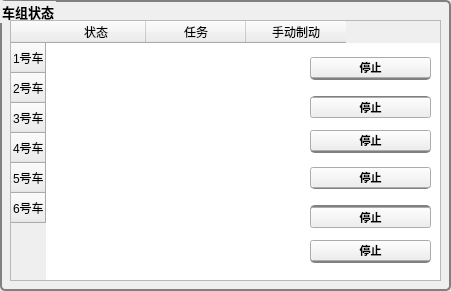
     <widget class="QGroupBox" name="groupBox_5">
      <property name="geometry">
       <rect>
        <x>310</x>
        <y>550</y>
        <width>451</width>
        <height>291</height>
       </rect>
      </property>
      <property name="font">
       <font>
        <family>幼圆</family>
        <pointsize>10</pointsize>
        <weight>75</weight>
        <bold>true</bold>
       </font>
      </property>
      <property name="styleSheet">
       <string notr="true">QGroupBox {
    background-color: qlineargradient(x1: 0, y1: 0, x2: 0, y2: 1,
                                      stop: 0 #E0E0E0, stop: 1 #FFFFFF);
    border: 2px solid gray;
    border-radius: 5px;
    margin-top: 1ex; /* leave space at the top for the title */
}

</string>
      </property>
      <property name="title">
       <string>车组状态</string>
      </property>
      <widget class="QTableWidget" name="tableWidget">
       <property name="geometry">
        <rect>
         <x>10</x>
         <y>20</y>
         <width>431</width>
         <height>261</height>
        </rect>
       </property>
       <property name="font">
        <font>
         <family>幼圆</family>
        </font>
       </property>
       <property name="toolTip">
        <string>这里你将直观地看到各个任务的分配以及执行情况</string>
       </property>
       <property name="styleSheet">
        <string notr="true"/>
       </property>
       <property name="showGrid">
        <bool>false</bool>
       </property>
       <property name="gridStyle">
        <enum>Qt::SolidLine</enum>
       </property>
       <row>
        <property name="text">
         <string>1号车</string>
        </property>
       </row>
       <row>
        <property name="text">
         <string>2号车</string>
        </property>
       </row>
       <row>
        <property name="text">
         <string>3号车</string>
        </property>
       </row>
       <row>
        <property name="text">
         <string>4号车</string>
        </property>
       </row>
       <row>
        <property name="text">
         <string>5号车</string>
        </property>
       </row>
       <row>
        <property name="text">
         <string>6号车</string>
        </property>
       </row>
       <column>
        <property name="text">
         <string>状态</string>
        </property>
        <property name="textAlignment">
         <set>AlignHCenter|AlignVCenter|AlignCenter</set>
        </property>
       </column>
       <column>
        <property name="text">
         <string>任务</string>
        </property>
       </column>
       <column>
        <property name="text">
         <string>手动制动</string>
        </property>
       </column>
       <item row="0" column="0">
        <property name="text">
         <string/>
        </property>
        <property name="textAlignment">
         <set>AlignHCenter|AlignVCenter|AlignCenter</set>
        </property>
        <property name="background">
         <brush brushstyle="NoBrush">
          <color alpha="255">
           <red>76</red>
           <green>190</green>
           <blue>243</blue>
          </color>
         </brush>
        </property>
       </item>
       <item row="0" column="1">
        <property name="text">
         <string/>
        </property>
        <property name="textAlignment">
         <set>AlignHCenter|AlignVCenter|AlignCenter</set>
        </property>
       </item>
       <item row="1" column="0">
        <property name="text">
         <string/>
        </property>
        <property name="textAlignment">
         <set>AlignHCenter|AlignVCenter|AlignCenter</set>
        </property>
       </item>
       <item row="1" column="1">
        <property name="text">
         <string/>
        </property>
        <property name="textAlignment">
         <set>AlignHCenter|AlignVCenter|AlignCenter</set>
        </property>
       </item>
       <item row="2" column="0">
        <property name="text">
         <string/>
        </property>
        <property name="textAlignment">
         <set>AlignHCenter|AlignVCenter|AlignCenter</set>
        </property>
       </item>
       <item row="2" column="1">
        <property name="text">
         <string/>
        </property>
        <property name="textAlignment">
         <set>AlignHCenter|AlignVCenter|AlignCenter</set>
        </property>
       </item>
       <item row="3" column="0">
        <property name="text">
         <string/>
        </property>
        <property name="textAlignment">
         <set>AlignHCenter|AlignVCenter|AlignCenter</set>
        </property>
       </item>
       <item row="3" column="1">
        <property name="text">
         <string/>
        </property>
        <property name="textAlignment">
         <set>AlignHCenter|AlignVCenter|AlignCenter</set>
        </property>
       </item>
       <item row="4" column="0">
        <property name="text">
         <string/>
        </property>
        <property name="textAlignment">
         <set>AlignHCenter|AlignVCenter|AlignCenter</set>
        </property>
       </item>
       <item row="4" column="1">
        <property name="text">
         <string/>
        </property>
        <property name="textAlignment">
         <set>AlignHCenter|AlignVCenter|AlignCenter</set>
        </property>
       </item>
      </widget>
      <widget class="QProgressBar" name="progressBar">
       <property name="geometry">
        <rect>
         <x>310</x>
         <y>59</y>
         <width>121</width>
         <height>21</height>
        </rect>
       </property>
       <property name="toolTip">
        <string>这里反映了项目的进度</string>
       </property>
       <property name="styleSheet">
        <string notr="true">QProgressBar {
    border: 2px solid grey;
    border-radius: 5px;
}

QProgressBar::chunk {
    background-color: rgb(123, 191, 234, 150);
    width: 20px;
}
QProgressBar {
    border: 2px solid grey;
    border-radius: 5px;
    text-align: center;
}</string>
       </property>
       <property name="value">
        <number>0</number>
       </property>
       <property name="textDirection">
        <enum>QProgressBar::TopToBottom</enum>
       </property>
      </widget>
      <widget class="QProgressBar" name="progressBar_3">
       <property name="geometry">
        <rect>
         <x>310</x>
         <y>132</y>
         <width>121</width>
         <height>21</height>
        </rect>
       </property>
       <property name="toolTip">
        <string>这里反映了项目的进度</string>
       </property>
       <property name="styleSheet">
        <string notr="true">QProgressBar {
    border: 2px solid grey;
    border-radius: 5px;
}

QProgressBar::chunk {
    background-color: rgb(123, 191, 234, 150);
    width: 20px;
}
QProgressBar {
    border: 2px solid grey;
    border-radius: 5px;
    text-align: center;
}</string>
       </property>
       <property name="value">
        <number>0</number>
       </property>
      </widget>
      <widget class="QProgressBar" name="progressBar_4">
       <property name="geometry">
        <rect>
         <x>310</x>
         <y>169</y>
         <width>121</width>
         <height>20</height>
        </rect>
       </property>
       <property name="toolTip">
        <string>这里反映了项目的进度</string>
       </property>
       <property name="styleSheet">
        <string notr="true">QProgressBar {
    border: 2px solid grey;
    border-radius: 5px;
}

QProgressBar::chunk {
    background-color: rgb(123, 191, 234, 150);
    width: 20px;
}
QProgressBar {
    border: 2px solid grey;
    border-radius: 5px;
    text-align: center;
}</string>
       </property>
       <property name="value">
        <number>0</number>
       </property>
       <property name="invertedAppearance">
        <bool>false</bool>
       </property>
      </widget>
      <widget class="QProgressBar" name="progressBar_5">
       <property name="geometry">
        <rect>
         <x>310</x>
         <y>205</y>
         <width>121</width>
         <height>21</height>
        </rect>
       </property>
       <property name="toolTip">
        <string>这里反映了项目的进度</string>
       </property>
       <property name="styleSheet">
        <string notr="true">QProgressBar {
    border: 2px solid grey;
    border-radius: 5px;
}

QProgressBar::chunk {
    background-color: rgb(123, 191, 234, 150);
    width: 20px;
}
QProgressBar {
    border: 2px solid grey;
    border-radius: 5px;
    text-align: center;
}</string>
       </property>
       <property name="value">
        <number>0</number>
       </property>
      </widget>
      <widget class="QProgressBar" name="progressBar_2">
       <property name="geometry">
        <rect>
         <x>310</x>
         <y>96</y>
         <width>121</width>
         <height>21</height>
        </rect>
       </property>
       <property name="toolTip">
        <string>这里反映了项目的进度</string>
       </property>
       <property name="styleSheet">
        <string notr="true">QProgressBar {
    border: 2px solid grey;
    border-radius: 5px;
}

QProgressBar::chunk {
    background-color: rgb(123, 191, 234, 150);
    width: 20px;
}
QProgressBar {
    text-align: center;
}</string>
       </property>
       <property name="value">
        <number>0</number>
       </property>
       <property name="textVisible">
        <bool>true</bool>
       </property>
       <property name="orientation">
        <enum>Qt::Horizontal</enum>
       </property>
       <property name="textDirection">
        <enum>QProgressBar::TopToBottom</enum>
       </property>
      </widget>
      <widget class="QProgressBar" name="progressBar_6">
       <property name="geometry">
        <rect>
         <x>310</x>
         <y>243</y>
         <width>121</width>
         <height>20</height>
        </rect>
       </property>
       <property name="toolTip">
        <string>这里反映了项目的进度</string>
       </property>
       <property name="styleSheet">
        <string notr="true">QProgressBar {
    border: 2px solid grey;
    border-radius: 5px;
}

QProgressBar::chunk {
    background-color: rgb(123, 191, 234, 150);
    width: 20px;
}
QProgressBar {
    border: 2px solid grey;
    border-radius: 5px;
    text-align: center;
}</string>
       </property>
       <property name="value">
        <number>0</number>
       </property>
      </widget>
      <widget class="QPushButton" name="pushButton_18">
       <property name="geometry">
        <rect>
         <x>310</x>
         <y>57</y>
         <width>121</width>
         <height>21</height>
        </rect>
       </property>
       <property name="font">
        <font>
         <family>幼圆</family>
         <pointsize>8</pointsize>
         <weight>75</weight>
         <bold>true</bold>
        </font>
       </property>
       <property name="text">
        <string>停止</string>
       </property>
      </widget>
      <widget class="QPushButton" name="pushButton_19">
       <property name="geometry">
        <rect>
         <x>310</x>
         <y>97</y>
         <width>121</width>
         <height>21</height>
        </rect>
       </property>
       <property name="font">
        <font>
         <family>幼圆</family>
         <pointsize>8</pointsize>
         <weight>75</weight>
         <bold>true</bold>
        </font>
       </property>
       <property name="text">
        <string>停止</string>
       </property>
      </widget>
      <widget class="QPushButton" name="pushButton_20">
       <property name="geometry">
        <rect>
         <x>310</x>
         <y>130</y>
         <width>121</width>
         <height>21</height>
        </rect>
       </property>
       <property name="font">
        <font>
         <family>幼圆</family>
         <pointsize>8</pointsize>
         <weight>75</weight>
         <bold>true</bold>
        </font>
       </property>
       <property name="text">
        <string>停止</string>
       </property>
      </widget>
      <widget class="QPushButton" name="pushButton_21">
       <property name="geometry">
        <rect>
         <x>310</x>
         <y>167</y>
         <width>121</width>
         <height>21</height>
        </rect>
       </property>
       <property name="font">
        <font>
         <family>幼圆</family>
         <pointsize>8</pointsize>
         <weight>75</weight>
         <bold>true</bold>
        </font>
       </property>
       <property name="text">
        <string>停止</string>
       </property>
      </widget>
      <widget class="QPushButton" name="pushButton_22">
       <property name="geometry">
        <rect>
         <x>310</x>
         <y>207</y>
         <width>121</width>
         <height>21</height>
        </rect>
       </property>
       <property name="font">
        <font>
         <family>幼圆</family>
         <pointsize>8</pointsize>
         <weight>75</weight>
         <bold>true</bold>
        </font>
       </property>
       <property name="text">
        <string>停止</string>
       </property>
      </widget>
      <widget class="QPushButton" name="pushButton_23">
       <property name="geometry">
        <rect>
         <x>310</x>
         <y>240</y>
         <width>121</width>
         <height>21</height>
        </rect>
       </property>
       <property name="font">
        <font>
         <family>幼圆</family>
         <pointsize>8</pointsize>
         <weight>75</weight>
         <bold>true</bold>
        </font>
       </property>
       <property name="text">
        <string>停止</string>
       </property>
      </widget>
     </widget>
